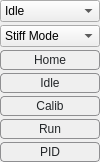
       <widget class="QWidget" name="buttonsContainer" native="true">
        <property name="sizePolicy">
         <sizepolicy hsizetype="Fixed" vsizetype="Preferred">
          <horstretch>0</horstretch>
          <verstretch>0</verstretch>
         </sizepolicy>
        </property>
        <property name="minimumSize">
         <size>
          <width>100</width>
          <height>0</height>
         </size>
        </property>
        <property name="maximumSize">
         <size>
          <width>100</width>
          <height>16777215</height>
         </size>
        </property>
        <property name="styleSheet">
         <string notr="true"> QPushButton {
     border: 1px solid #8f8f91;
     border-radius: 4px;
     background-color: qlineargradient(x1: 0, y1: 0, x2: 0, y2: 1,
                                       stop: 0 #f6f7fa, stop: 1 #dadbde);
     color: rgb(35, 38, 41);
     min-width: 80px;
	min-height:18px;
 }

 QPushButton:pressed {
     background-color: qlineargradient(x1: 0, y1: 0, x2: 0, y2: 1,
                                       stop: 0 #dadbde, stop: 1 #f6f7fa);
     color: rgb(35, 38, 41);
 }

 QPushButton:flat {
     border: none; /* no border for a flat push button */
 }

 QPushButton:disabled {
     color: rgb(169, 152, 163);
 }


 QPushButton:default {
     border-color: navy; /* make the default button prominent */
 }</string>
        </property>
        <layout class="QVBoxLayout" name="verticalLayout">
         <property name="spacing">
          <number>3</number>
         </property>
         <property name="leftMargin">
          <number>0</number>
         </property>
         <property name="topMargin">
          <number>0</number>
         </property>
         <property name="rightMargin">
          <number>0</number>
         </property>
         <property name="bottomMargin">
          <number>0</number>
         </property>
         <item>
          <widget class="QComboBox" name="comboMode">
           <property name="sizePolicy">
            <sizepolicy hsizetype="Ignored" vsizetype="Fixed">
             <horstretch>0</horstretch>
             <verstretch>0</verstretch>
            </sizepolicy>
           </property>
           <property name="minimumSize">
            <size>
             <width>100</width>
             <height>0</height>
            </size>
           </property>
           <property name="maximumSize">
            <size>
             <width>100</width>
             <height>16777215</height>
            </size>
           </property>
           <property name="mouseTracking">
            <bool>false</bool>
           </property>
           <property name="styleSheet">
            <string notr="true">
 QComboBox:disabled {
     color: rgb(169, 152, 163);
 }</string>
           </property>
           <property name="editable">
            <bool>false</bool>
           </property>
           <item>
            <property name="text">
             <string>Idle</string>
            </property>
           </item>
           <item>
            <property name="text">
             <string>Position</string>
            </property>
           </item>
           <item>
            <property name="text">
             <string>Position Direct</string>
            </property>
           </item>
           <item>
            <property name="text">
             <string>Mixed</string>
            </property>
           </item>
           <item>
            <property name="text">
             <string>Velocity</string>
            </property>
           </item>
           <item>
            <property name="text">
             <string>Torque</string>
            </property>
           </item>
           <item>
            <property name="text">
             <string>PWM</string>
            </property>
           </item>
           <item>
            <property name="text">
             <string>Current</string>
            </property>
           </item>
          </widget>
         </item>
         <item>
          <widget class="QComboBox" name="comboInteraction">
           <property name="sizePolicy">
            <sizepolicy hsizetype="Ignored" vsizetype="Fixed">
             <horstretch>0</horstretch>
             <verstretch>0</verstretch>
            </sizepolicy>
           </property>
           <property name="minimumSize">
            <size>
             <width>100</width>
             <height>0</height>
            </size>
           </property>
           <property name="maximumSize">
            <size>
             <width>100</width>
             <height>16777215</height>
            </size>
           </property>
           <property name="mouseTracking">
            <bool>false</bool>
           </property>
           <property name="styleSheet">
            <string notr="true">
 QComboBox:disabled {
     color: rgb(169, 152, 163);
 }</string>
           </property>
           <item>
            <property name="text">
             <string>Stiff Mode</string>
            </property>
           </item>
           <item>
            <property name="text">
             <string>Compliant Mode</string>
            </property>
           </item>
          </widget>
         </item>
         <item>
          <widget class="QPushButton" name="buttonHome">
           <property name="sizePolicy">
            <sizepolicy hsizetype="Ignored" vsizetype="Fixed">
             <horstretch>0</horstretch>
             <verstretch>0</verstretch>
            </sizepolicy>
           </property>
           <property name="minimumSize">
            <size>
             <width>82</width>
             <height>20</height>
            </size>
           </property>
           <property name="maximumSize">
            <size>
             <width>100</width>
             <height>16777215</height>
            </size>
           </property>
           <property name="text">
            <string>Home</string>
           </property>
          </widget>
         </item>
         <item>
          <widget class="QPushButton" name="buttonIdle">
           <property name="sizePolicy">
            <sizepolicy hsizetype="Ignored" vsizetype="Fixed">
             <horstretch>0</horstretch>
             <verstretch>0</verstretch>
            </sizepolicy>
           </property>
           <property name="minimumSize">
            <size>
             <width>82</width>
             <height>20</height>
            </size>
           </property>
           <property name="maximumSize">
            <size>
             <width>100</width>
             <height>16777215</height>
            </size>
           </property>
           <property name="text">
            <string>Idle</string>
           </property>
          </widget>
         </item>
         <item>
          <widget class="QPushButton" name="buttonCalib">
           <property name="sizePolicy">
            <sizepolicy hsizetype="Ignored" vsizetype="Fixed">
             <horstretch>0</horstretch>
             <verstretch>0</verstretch>
            </sizepolicy>
           </property>
           <property name="minimumSize">
            <size>
             <width>82</width>
             <height>20</height>
            </size>
           </property>
           <property name="maximumSize">
            <size>
             <width>100</width>
             <height>16777215</height>
            </size>
           </property>
           <property name="text">
            <string>Calib</string>
           </property>
          </widget>
         </item>
         <item>
          <widget class="QPushButton" name="buttonRun">
           <property name="sizePolicy">
            <sizepolicy hsizetype="Ignored" vsizetype="Fixed">
             <horstretch>0</horstretch>
             <verstretch>0</verstretch>
            </sizepolicy>
           </property>
           <property name="minimumSize">
            <size>
             <width>82</width>
             <height>20</height>
            </size>
           </property>
           <property name="maximumSize">
            <size>
             <width>100</width>
             <height>16777215</height>
            </size>
           </property>
           <property name="text">
            <string>Run</string>
           </property>
          </widget>
         </item>
         <item>
          <widget class="QPushButton" name="buttonPid">
           <property name="sizePolicy">
            <sizepolicy hsizetype="Ignored" vsizetype="Fixed">
             <horstretch>0</horstretch>
             <verstretch>0</verstretch>
            </sizepolicy>
           </property>
           <property name="minimumSize">
            <size>
             <width>82</width>
             <height>20</height>
            </size>
           </property>
           <property name="maximumSize">
            <size>
             <width>100</width>
             <height>16777215</height>
            </size>
           </property>
           <property name="text">
            <string>PID</string>
           </property>
          </widget>
         </item>
        </layout>
       </widget>
